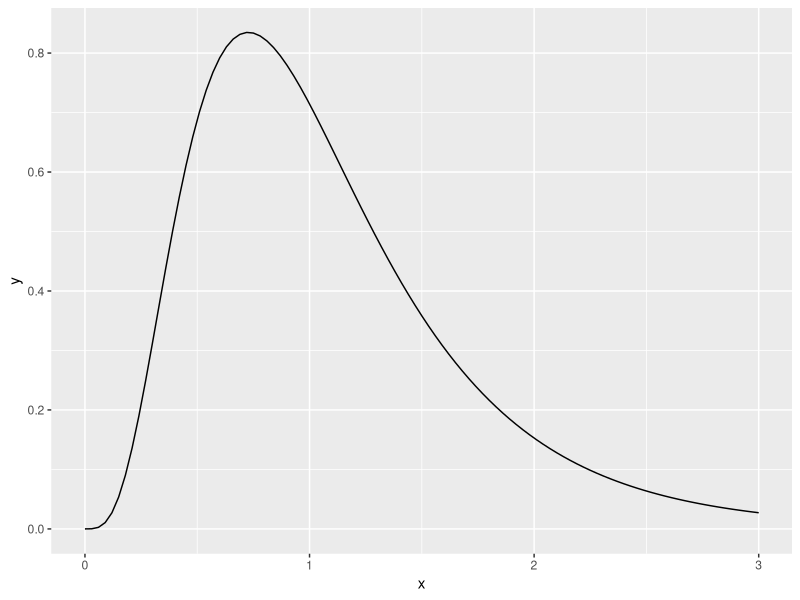
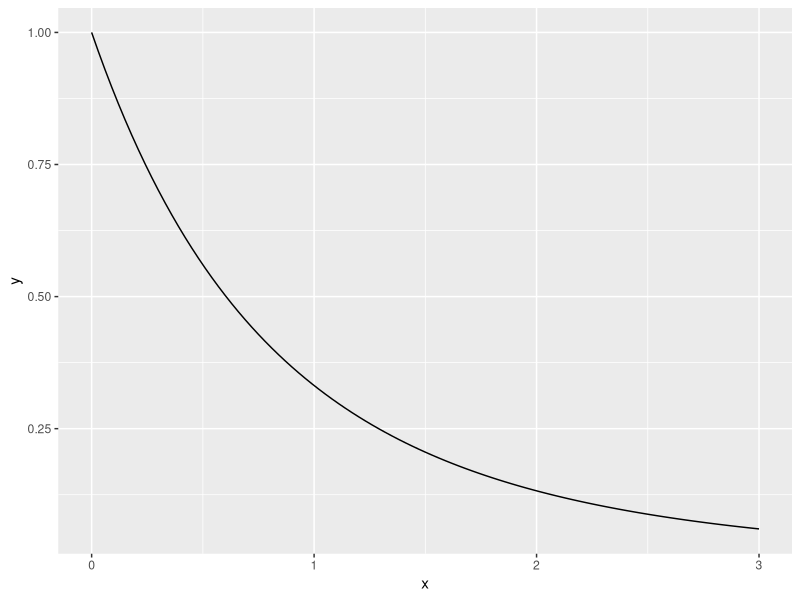
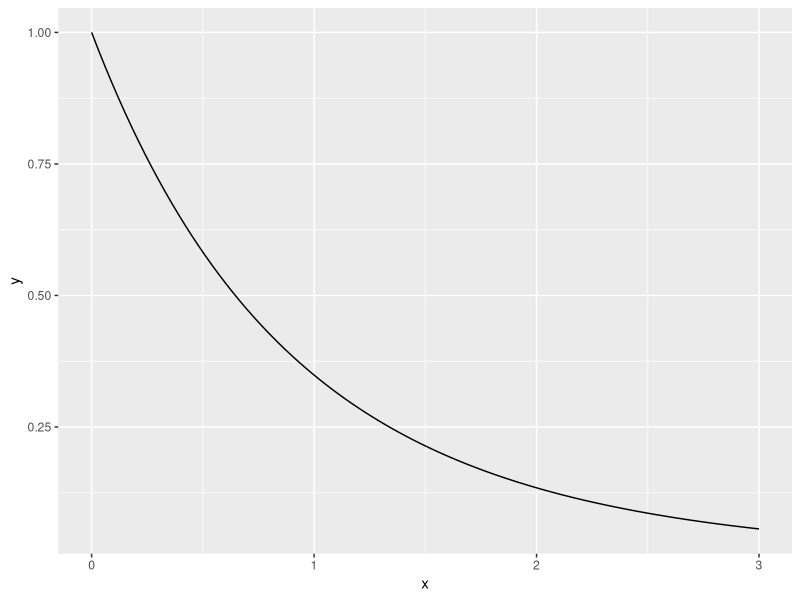
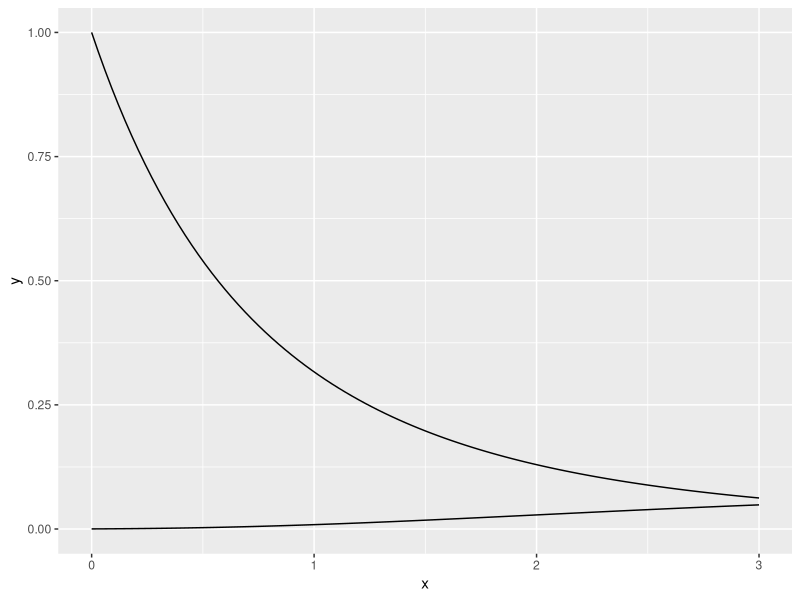
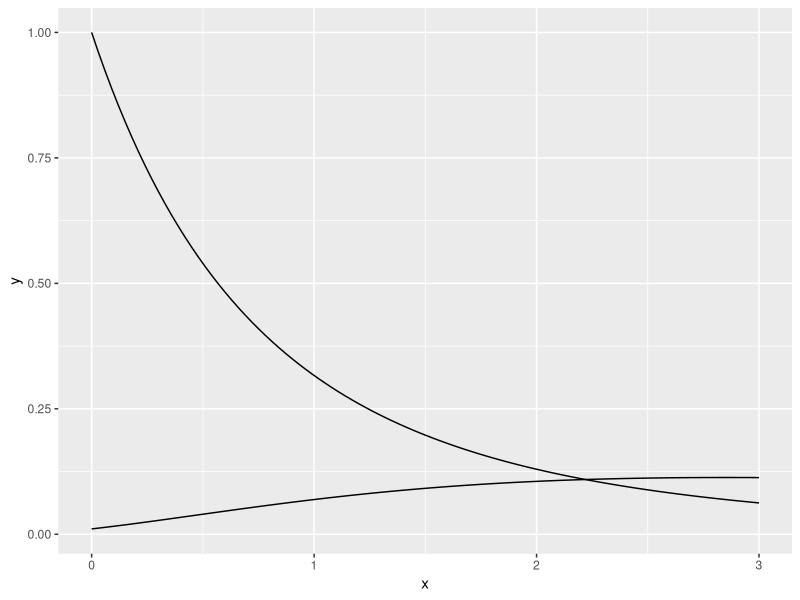
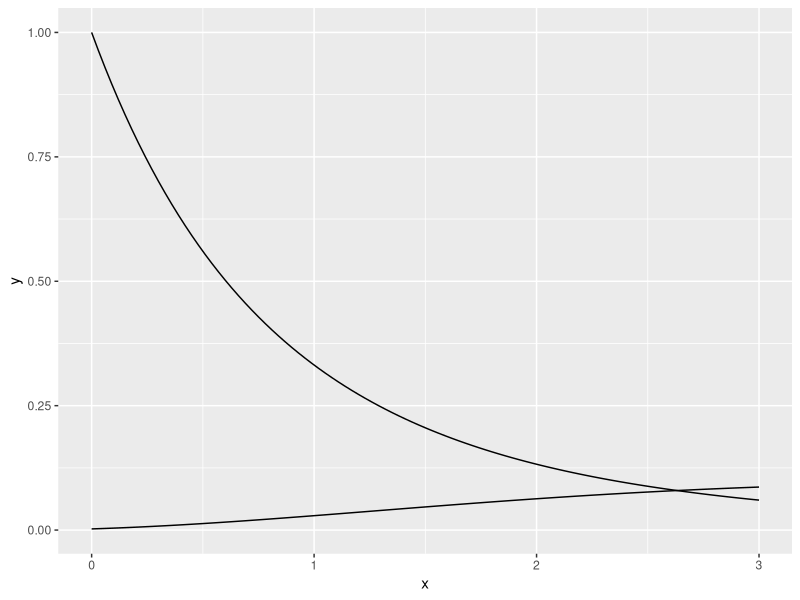
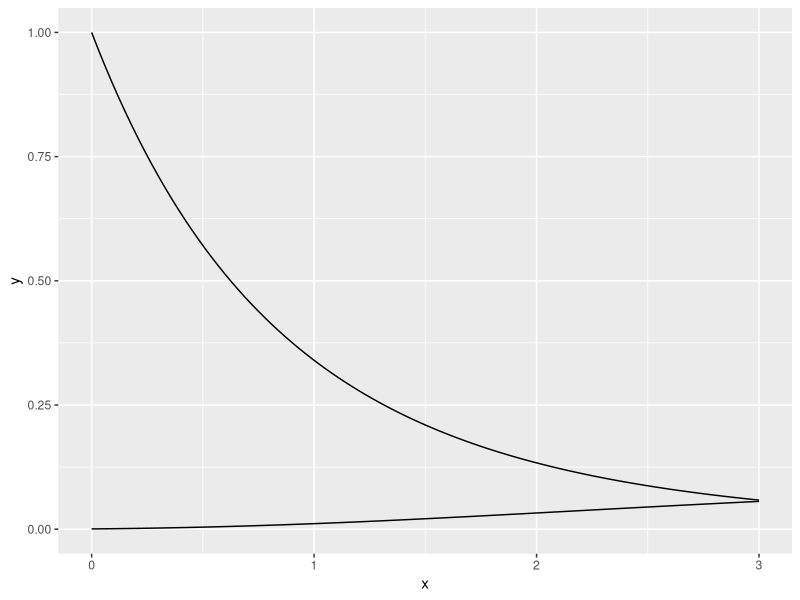

Generate these figures, in order, with R:
## ---- chunk 1
library(tidyverse)

## ---- chunk 2
#example df curve with df1 = 10 and df2 = 20
df1 <- 10  
df2 <- 20 

ggplot(data.frame(x = c(0, 3)), aes(x = x)) + 
  stat_function(fun = df, 
                args = list(df1 = df1, df2 = df2))

#for our example, 3 in each group
G <- 3 #specify number of groups
N <- 12 #specify total number of experimental units

df1 <- G-1 
df2 <- N-G 

ggplot(data.frame(x = c(0, 3)), aes(x = x)) + 
  stat_function(fun = df, 
                args = list(df1 = df1, df2 = df2)) 

#for our example, 3 in each group
G <- 3 #specify number of groups
N <- 21 #specify total number of experimental units

df1 <- G-1 
df2 <- N-G 

ggplot(data.frame(x = c(0, 3)), aes(x = x)) + 
  stat_function(fun = df, 
                args = list(df1 = df1, df2 = df2))

  
## ---- chunk 3
G <- 3 #specify number of groups
n <- 3 #specify number in each group

df1 <- G-1 
df2 <- G*n - G 
lambda <- 5.625*n
alpha <- 0.05

ggplot(data.frame(x = c(0, 3)), aes(x = x)) + 
  stat_function(fun = df, 
                args = list(df1 = df1, df2 = df2)) +   stat_function(fun = df,
                args = list(df1 = df1, df2 = df2,                        ncp = lambda))

#Find the critical value for the distribution under the null hypothesis
(Fcrit <- qf(alpha, G-1, G*n - G, lower.tail = F))
#Find the probability of this critical value under Ha
pf(Fcrit, G-1, G*n-G, ncp = lambda, lower.tail = F)

## ---- chunk 4
G <- 3 #specify number of groups
n <- 3 #specify number in each group

df1 <- G-1 
df2 <- G*n - G 
lambda <- 3.025*n
alpha <- 0.05

ggplot(data.frame(x = c(0, 3)), aes(x = x)) + 
  stat_function(fun = df, 
                args = list(df1 = df1, df2 = df2)) +   stat_function(fun = df,
                args = list(df1 = df1, df2 = df2,                        ncp = lambda))

#Find the critical value for the distribution under the null hypothesis
(Fcrit <- qf(alpha, G-1, G*n - G, lower.tail = F))
#Find the probability of this critical value under Ha
pf(Fcrit, G-1, G*n-G, ncp = lambda, lower.tail = F)
## ---- chunk 5
G <- 3 #specify number of groups
n <- 4 #specify number in each group

df1 <- G-1 
df2 <- G*n - G 
lambda <- 3.025*n
alpha <- 0.05

ggplot(data.frame(x = c(0, 3)), aes(x = x)) + 
  stat_function(fun = df, 
                args = list(df1 = df1, df2 = df2)) +   stat_function(fun = df,
                args = list(df1 = df1, df2 = df2,                        ncp = lambda))

#Find the critical value for the distribution under the null hypothesis
(Fcrit <- qf(alpha, G-1, G*n - G, lower.tail = F))
#Find the probability of this critical value under Ha
pf(Fcrit, G-1, G*n-G, ncp = lambda, lower.tail = F)
## ---- chunk 6
G <- 3 #specify number of groups
n <- 5 #specify number in each group

df1 <- G-1 
df2 <- G*n - G 
lambda <- 3.025*n
alpha <- 0.05

ggplot(data.frame(x = c(0, 3)), aes(x = x)) + 
  stat_function(fun = df, 
                args = list(df1 = df1, df2 = df2)) +   stat_function(fun = df,
                args = list(df1 = df1, df2 = df2,                        ncp = lambda))

#Find the critical value for the distribution under the null hypothesis
(Fcrit <- qf(alpha, G-1, G*n - G, lower.tail = F))
#Find the probability of this critical value under Ha
pf(Fcrit, G-1, G*n-G, ncp = lambda, lower.tail = F)
